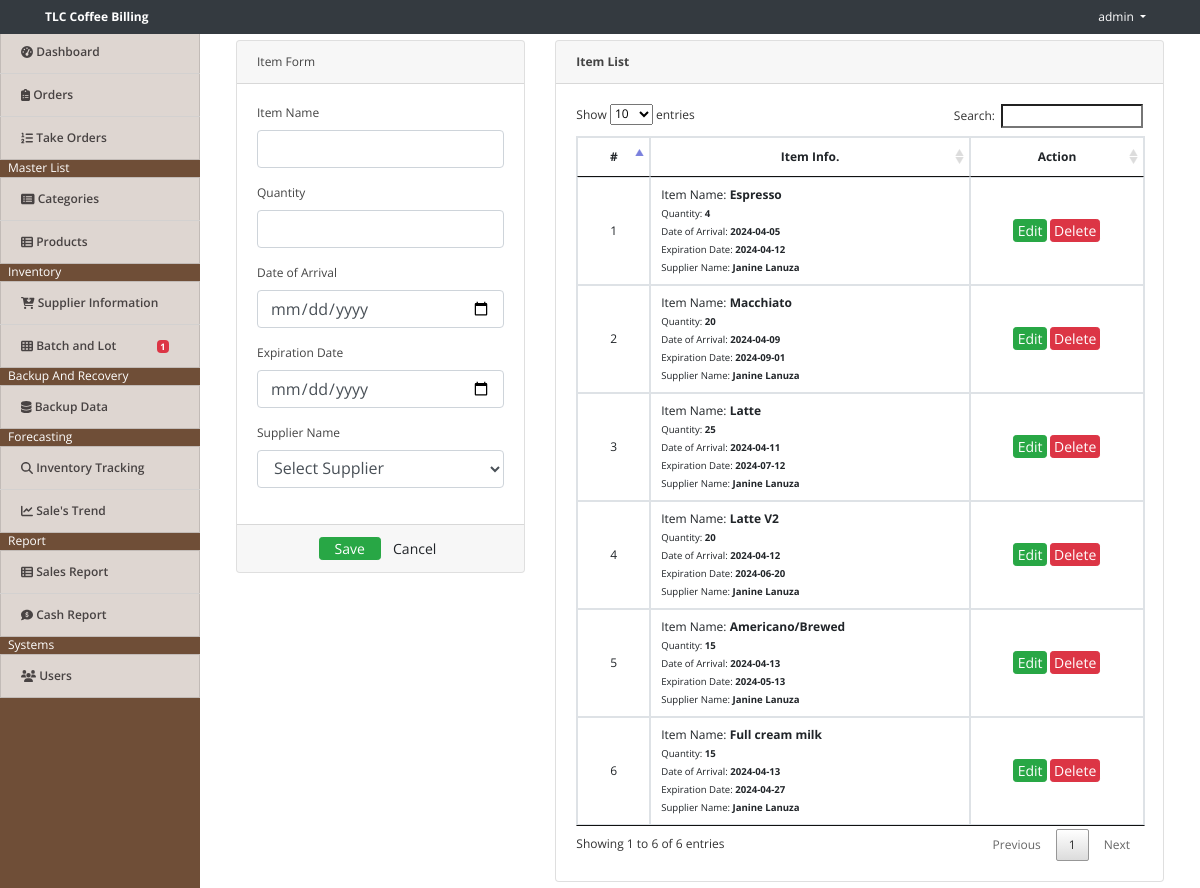
Screenshot of /index.php?page=batch_and_lot (signed in) with the database file from the repository.
### tables this page shows
CREATE TABLE `batch_lot` (
  `id` int(11) NOT NULL,
  `item_name` varchar(50) NOT NULL,
  `quantity` int(50) NOT NULL,
  `date_arrival` varchar(11) NOT NULL,
  `expiration_date` varchar(50) NOT NULL,
  `supplier_name` varchar(50) NOT NULL
);

### batch_and_lot.php (the view, shortened to what this page needs)
<?php include('db_connect.php');
?>
<div class="container-fluid">
	<div class="col-lg-12">
		<div class="row">
			<div class="col-md-4">
				<form action="" id="manage-item">
					<div class="card">
						<div class="card-header">
							Item Form
						</div>
						<div class="card-body">
							<div class="form-group">
								<label class="control-label">Item Name</label>
								<input type="text" class="form-control" name="item_name">
							</div>
							<div class="form-group">
								<label class="control-label">Quantity</label>
								<input type="number" class="form-control" name="quantity">
							</div>
							<div class="form-group">
								<label class="control-label">Date of Arrival</label>
								<input type="date" class="form-control" name="date_arrival">
							</div>
							<div class="form-group">
								<label class="control-label">Expiration Date</label>
								<input type="date" class="form-control" name="expiration_date">
							</div>
							<div class="form-group">
								<label class="control-label">Supplier Name</label>
								<select class="form-control" name="supplier_name">
									<option value="">Select Supplier</option>
								</select>
							</div>
						</div>
						<div class="card-footer">
							<div class="row">
								<div class="col-md-12">
									<button class="btn btn-sm btn-success col-sm-3 offset-md-3"> Save</button>
									<button class="btn btn-sm btn-default col-sm-3" type="button" onclick="$('#manage-item').get(0).reset()"> Cancel</button>
								</div>
							</div>
						</div>
					</div>
				</form>
			</div>
			<div class="col-md-8">
				<div class="card">
					<div class="card-header">
						<b>Item List</b>
					</div>
					<div class="card-body">
						<table class="table table-bordered table-hover">
							<thead>
								<tr>
									<th class="text-center">#</th>
									<th class="text-center">Item Info.</th>
									<th class="text-center">Action</th>
								</tr>
							</thead>
							<tbody>
								<?php
								$i = 1;
								$batch_lot = $conn->query("SELECT * FROM batch_lot order by id asc");
								while($row=$batch_lot->fetch_assoc()):
									?>
									<tr>
										<td class="text-center"><?php echo $i++ ?></td>
										<td class="">
											<p>Item Name: <b><?php echo $row['item_name'] ?></b></p>
											<p><small>Quantity: <b><?php echo $row['quantity'] ?></b></small></p>
											<p><small>Date of Arrival: <b><?php echo $row['date_arrival'] ?></b></small></p>
											<p><small>Expiration Date: <b><?php echo $row['expiration_date'] ?></b></small></p>
											<p><small>Supplier Name: <b><?php echo $row['supplier_name'] ?></b></small></p>
										</td>
										<td class="text-center">
											<button class="btn btn-sm btn-success edit_item" type="button" data-id="<?php echo $row['id'] ?>" data-item_name="<?php echo $row['item_name'] ?>" data-quantity="<?php echo $row['quantity'] ?>" data-date_arrival="<?php echo $row['date_arrival'] ?>" data-expiration_date="<?php echo $row['expiration_date'] ?>" data-supplier_name="<?php echo $row['supplier_name'] ?>" >Edit</button>
											<button class="btn btn-sm btn-danger delete_item" type="button" data-id="<?php echo $row['id'] ?>">Delete</button>
										</td>
									</tr>
								<?php endwhile; ?>
							</tbody>
						</table>
					</div>
				</div>
			</div>
		</div>
	</div>
</div>

### assets/css/style.css (style rules this page uses)
body { font-family: "Open Sans", sans-serif; color: #444444; width: 100%; height: calc(100%); font-size: 12px; }
.btn-sm { padding: .0001rem .2rem; }

### index.php (style rules this page uses)
body { background-image: url('assets/css/coffee.jpg'); background-size: cover; background-repeat: no-repeat; }

### batch_and_lot.php (style rules this page uses)
td { vertical-align: middle !important; }
td p { margin:unset; }

### rows the page displays
batch_lot: item_name "Espresso", quantity "4", date_arrival "2024-04-05", expiration_date "2024-04-12", supplier_name "Janine Lanuza"
batch_lot: item_name "Macchiato", quantity "20", date_arrival "2024-04-09", expiration_date "2024-09-01", supplier_name "Janine Lanuza"
batch_lot: item_name "Latte", quantity "25", date_arrival "2024-04-11", expiration_date "2024-07-12", supplier_name "Janine Lanuza"
batch_lot: item_name "Latte V2", quantity "20", date_arrival "2024-04-12", expiration_date "2024-06-20", supplier_name "Janine Lanuza"
batch_lot: item_name "Americano/Brewed", quantity "15", date_arrival "2024-04-13", expiration_date "2024-05-13", supplier_name "Janine Lanuza"
batch_lot: item_name "Full cream milk", quantity "15", date_arrival "2024-04-13", expiration_date "2024-04-27", supplier_name "Janine Lanuza"

### other values shown
$_SESSION['login_name'] "admin"
$quantityCount "1"
